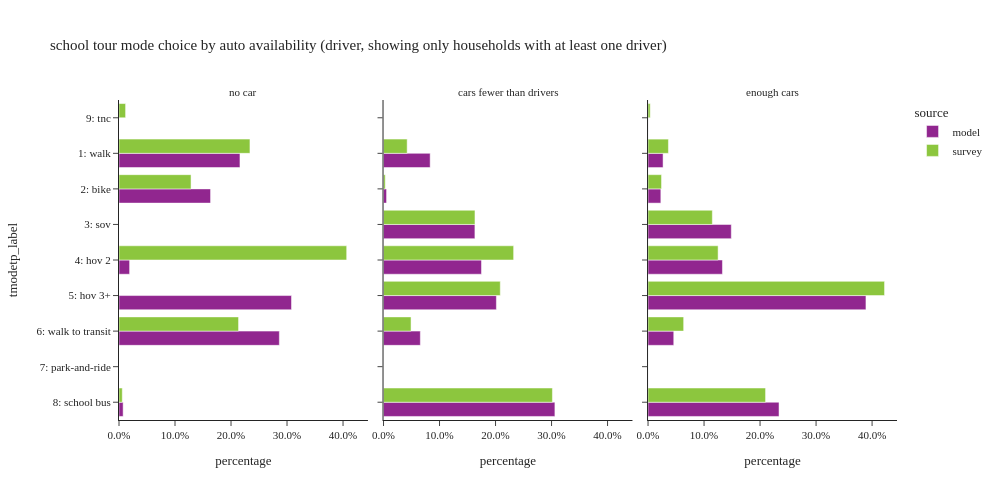

Notebook cell for this chart:
### Code cell
plot_mode_choice(sc_tour.loc[sc_tour['auto_available_driver']!="no dirver"],"auto_available_driver",
                 {"auto_available_driver":["no car", "cars fewer than drivers","enough cars"],
                  "tmodetp_label":["1: walk","2: bike","3: sov","4: hov 2","5: hov 3+","6: walk to transit",
                                   "7: park-and-ride","8: school bus","9: other–survey only"]},
                 "auto availability (driver, showing only households with at least one driver)",3,500,1000)

### Figure 1 — Plotly figure (JSON) as saved in the notebook; plotly's stock layout.template omitted (floating-point values rounded to 4 significant figures)
{"data": [{"alignmentgroup": "True", "customdata": [[5012], [3793], [466], [8217], [4763], [204]], "hovertemplate": "source=model<br>auto_available_driver=no car<br>percentage=%{x}<br>tmodetp_label=%{y}<br>sample count=%{customdata[0]}<extra></extra>", "legendgroup": "model", "marker": {"color": "#91268F", "pattern": {"shape": ""}}, "name": "model", "offsetgroup": "model", "orientation": "h", "showlegend": true, "textposition": "auto", "type": "bar", "x": [0.216, 0.1635, 0.01892, 0.308, 0.2863, 0.007379], "xaxis": "x", "y": ["1: walk", "2: bike", "4: hov 2", "5: hov 3+", "6: walk to transit", "8: school bus"], "yaxis": "y"}, {"alignmentgroup": "True", "customdata": [[11], [1], [2], [8], [2], [1]], "hovertemplate": "source=survey<br>auto_available_driver=no car<br>percentage=%{x}<br>tmodetp_label=%{y}<br>sample count=%{customdata[0]}<extra></extra>", "legendgroup": "survey", "marker": {"color": "#8CC63E", "pattern": {"shape": ""}}, "name": "survey", "offsetgroup": "survey", "orientation": "h", "showlegend": true, "textposition": "auto", "type": "bar", "x": [0.2338, 0.1286, 0.4065, 0.2135, 0.005861, 0.01177], "xaxis": "x", "y": ["1: walk", "2: bike", "4: hov 2", "6: walk to transit", "8: school bus", "9: tnc"], "yaxis": "y"}, {"alignmentgroup": "True", "customdata": [[20976], [1237], [41030], [44526], [50168], [10430], [78695]], "hovertemplate": "source=model<br>auto_available_driver=cars fewer than drivers<br>percentage=%{x}<br>tmodetp_label=%{y}<br>sample count=%{customdata[0]}<extra></extra>", "legendgroup": "model", "marker": {"color": "#91268F", "pattern": {"shape": ""}}, "name": "model", "offsetgroup": "model", "orientation": "h", "showlegend": false, "textposition": "auto", "type": "bar", "x": [0.08327, 0.005448, 0.1632, 0.1749, 0.2015, 0.06572, 0.306], "xaxis": "x2", "y": ["1: walk", "2: bike", "3: sov", "4: hov 2", "5: hov 3+", "6: walk to transit", "8: school bus"], "yaxis": "y2"}, {"alignmentgroup": "True", "customdata": [[25], [9], [14], [26], [45], [23], [50]], "hovertemplate": "source=survey<br>auto_available_driver=cars fewer than drivers<br>percentage=%{x}<br>tmodetp_label=%{y}<br>sample count=%{customdata[0]}<extra></extra>", "legendgroup": "survey", "marker": {"color": "#8CC63E", "pattern": {"shape": ""}}, "name": "survey", "offsetgroup": "survey", "orientation": "h", "showlegend": false, "textposition": "auto", "type": "bar", "x": [0.04221, 0.003087, 0.1633, 0.2323, 0.2085, 0.04913, 0.3015], "xaxis": "x2", "y": ["1: walk", "2: bike", "3: sov", "4: hov 2", "5: hov 3+", "6: walk to transit", "8: school bus"], "yaxis": "y2"}, {"alignmentgroup": "True", "customdata": [[13812], [12239], [77744], [67152], [195729], [15859], [119497], [14]], "hovertemplate": "source=model<br>auto_available_driver=enough cars<br>percentage=%{x}<br>tmodetp_label=%{y}<br>sample count=%{customdata[0]}<extra></extra>", "legendgroup": "model", "marker": {"color": "#91268F", "pattern": {"shape": ""}}, "name": "model", "offsetgroup": "model", "orientation": "h", "showlegend": false, "textposition": "auto", "type": "bar", "x": [0.02683, 0.02285, 0.1486, 0.1328, 0.389, 0.04591, 0.2339, 2.694e-05], "xaxis": "x3", "y": ["1: walk", "2: bike", "3: sov", "4: hov 2", "5: hov 3+", "6: walk to transit", "8: school bus", "9: tnc"], "yaxis": "y3"}, {"alignmentgroup": "True", "customdata": [[29], [10], [28], [63], [136], [19], [102], [1]], "hovertemplate": "source=survey<br>auto_available_driver=enough cars<br>percentage=%{x}<br>tmodetp_label=%{y}<br>sample count=%{customdata[0]}<extra></extra>", "legendgroup": "survey", "marker": {"color": "#8CC63E", "pattern": {"shape": ""}}, "name": "survey", "offsetgroup": "survey", "orientation": "h", "showlegend": false, "textposition": "auto", "type": "bar", "x": [0.0364, 0.02409, 0.1148, 0.1251, 0.4223, 0.0636, 0.2098, 0.003919], "xaxis": "x3", "y": ["1: walk", "2: bike", "3: sov", "4: hov 2", "5: hov 3+", "6: walk to transit", "8: school bus", "9: tnc"], "yaxis": "y3"}], "layout": {"annotations": [{"font": {}, "showarrow": false, "text": "no car", "x": 0.16, "xanchor": "center", "xref": "paper", "y": 1.0, "yanchor": "bottom", "yref": "paper"}, {"font": {}, "showarrow": false, "text": "cars fewer than drivers", "x": 0.5, "xanchor": "center", "xref": "paper", "y": 1.0, "yanchor": "bottom", "yref": "paper"}, {"font": {}, "showarrow": false, "text": "enough cars", "x": 0.84, "xanchor": "center", "xref": "paper", "y": 1.0, "yanchor": "bottom", "yref": "paper"}], "barmode": "group", "height": 500, "legend": {"title": {"text": "source"}, "tracegroupgap": 0}, "title": {"text": "school tour mode choice by auto availability (driver, showing only households with at least one driver)"}, "width": 1000, "xaxis": {"anchor": "y", "domain": [0.0, 0.32], "tickformat": ".1%", "title": {"text": "percentage"}}, "xaxis2": {"anchor": "y2", "domain": [0.34, 0.66], "matches": "x", "tickformat": ".1%", "title": {"text": "percentage"}}, "xaxis3": {"anchor": "y3", "domain": [0.68, 1.0], "matches": "x", "tickformat": ".1%", "title": {"text": "percentage"}}, "yaxis": {"anchor": "x", "categoryarray": ["9: other–survey only", "8: school bus", "7: park-and-ride", "6: walk to transit", "5: hov 3+", "4: hov 2", "3: sov", "2: bike", "1: walk"], "categoryorder": "array", "domain": [0.0, 1.0], "title": {"text": "tmodetp_label"}}, "yaxis2": {"anchor": "x2", "domain": [0.0, 1.0], "matches": "y", "showticklabels": false}, "yaxis3": {"anchor": "x3", "domain": [0.0, 1.0], "matches": "y", "showticklabels": false}}}
